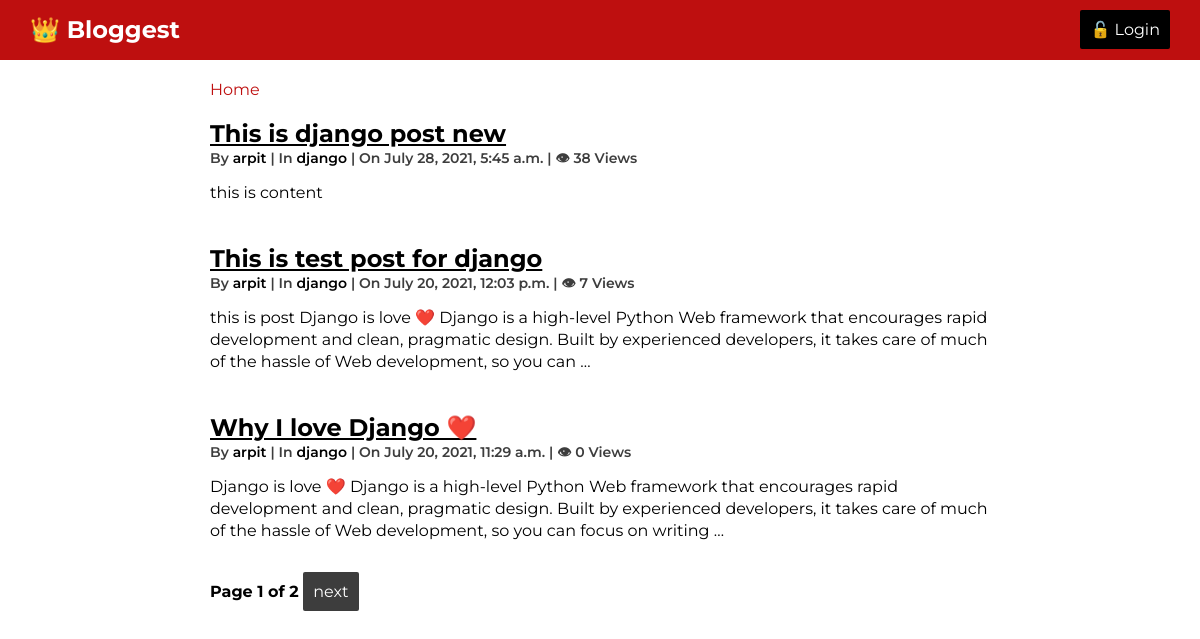
Before: / with the older database file.
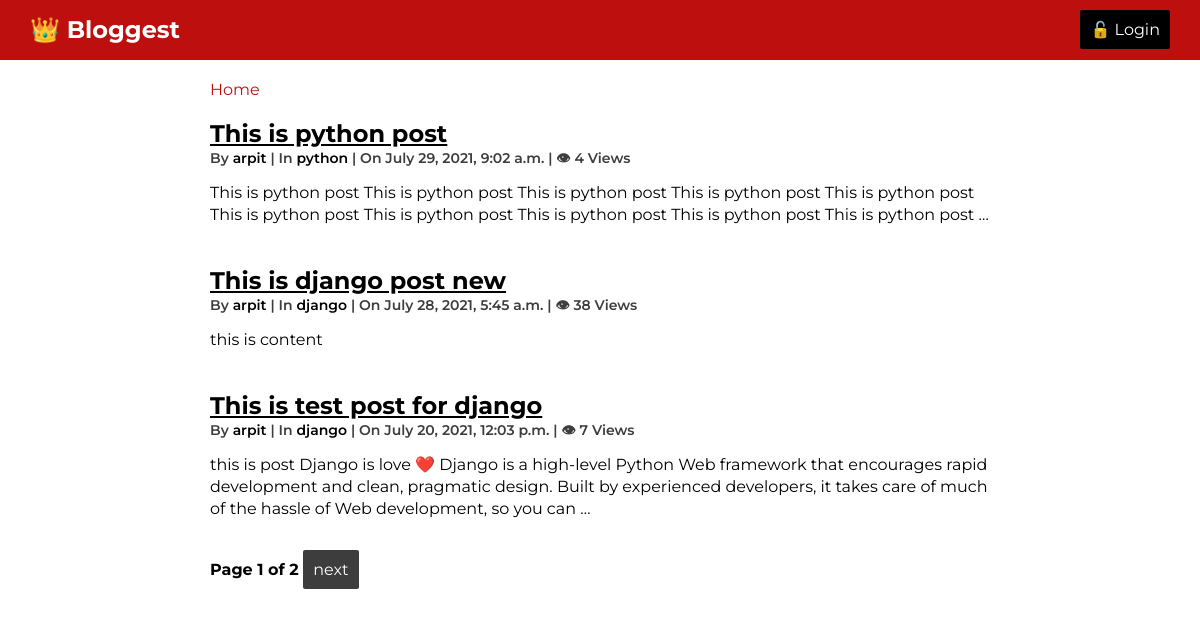
After: the same page with the newer database file.
### blog/models.py (models this page shows, shortened)
class Post(models.Model):
    title = models.CharField(max_length=200)
    content = models.TextField()
    pub_date = models.DateTimeField(auto_now_add=True)
    view_count = models.PositiveIntegerField(default=0)
    author = models.ForeignKey(User, on_delete=models.CASCADE)
    category = models.ForeignKey(Category, on_delete=models.CASCADE)

class Category(models.Model):
    name = models.CharField(max_length=100, unique=True)
    creator = models.ForeignKey(User, on_delete=models.CASCADE)
    class Meta:
        verbose_name_plural = "Categories"
    def __str__(self):
        return self.name

### blog/views.py (the view)
# urls.py: path('', views.Home.as_view(), name="home"),
class Home(ListView):
    model = Post
    template_name = "blog/home.html"
    context_object_name = 'posts'
    ordering = '-pub_date'
    paginate_by = 3

### templates/blog/home.html
{% extends 'base.html' %}
{% block content %}
    {% for post in posts %}
        <div class="blog-item">
            <h2>
                <a href="{% url 'post_detail' post.id %}">{{ post.title }}</a>
                </h2>
                <div class="info">
                    By <span><a href="#">{{ post.author }}</a></span> | In <span><a href="#">{{ post.category }}</a></span> | On <span>{{ post.pub_date }}</span> | &#x1f441 <span>{{ post.view_count }} Views</span>
                </div>
            <p>
                {{ post.content|truncatewords_html:40 }}
            </p>
        </div>
    {% empty %}
        <h4>There are no posts yet...</h4>
    {% endfor %}
    {% include 'blog/pagination_links.html' %}
{% endblock %}

### templates/base.html (shortened to what this page needs)
{% load static %}
<!DOCTYPE html>
<html lang="en">
<head>
    <link rel="stylesheet" href="{% static 'css/reset.css' %}">
    <link rel="stylesheet" href="{% static 'css/style.css' %}">
</head>
<body>
    <nav>
        <h2>&#x1f451 Bloggest</h2>
        {% if user.is_authenticated %}
        <p><a href="{% url 'logout' %}">&#128274 Logout</a></p>
        {% else %}
        <p><a href="{% url 'login' %}">&#128275 Login</a></p>
        {% endif %}
    </nav>
    <section class="content-wrapper">
        <div class="breadcrumb">
            <p>{% block breadcrumb %}<a href="{% url 'home' %}">Home</a>{% endblock %}</p>
        </div>
        {% block content %}
        {% endblock content %}
    </section>
</body>
</html>

### templates/blog/pagination_links.html (shortened to what this page needs)
<div class="pagination">
    <span class="step-links">
        <span class="current">
            Page {{ page_obj.number }} of {{ page_obj.paginator.num_pages }}
        </span>
        {% if page_obj.has_next %}
            <a href="?page={{ page_obj.next_page_number }}">next</a>
        {% endif %}
    </span>
</div>

### static/css/style.css (style rules this page uses)
:root { --primary: rgb(190, 15, 15); --primary-light: rgb(212, 47, 47); --secondary: #000; --light-dark: #3d3d3d; --lighter-dark: #5e5d5d; }
body { font-family: 'Montserrat', sans-serif; }
h2 { margin: 0; }
a { text-decoration: none; color: var(--secondary); }
nav { display: flex; background-color: var(--primary); color: #fff; line-height: 60px; padding: 0 30px; }
nav > h2, p { margin: 0; }
nav > p > a { color: #fff; padding: 10px; background-color: var(--secondary); border-radius: 2px; }
nav > h2 { margin-right: auto; }
.content-wrapper { display: grid; grid-template-columns: 1fr auto 1fr; padding: 0 30px; margin: 20px 0; }
.content-wrapper > div { grid-column: 2; max-width: 780px; margin: 20px 0; }
.content-wrapper > .breadcrumb { margin: 0; }
.breadcrumb a { color: var(--primary); }
.blog-item h2 a { color: var(--secondary); text-decoration: underline; }
.blog-item .info { margin-bottom: 10px; font-size: 14px; font-weight: 600; color: var(--light-dark); }
.blog-item p { line-height: 22px; }
.pagination a { padding: 10px; background-color: var(--light-dark); color: #fff; text-decoration: none; border-radius: 2px; }
.pagination .current { font-weight: 700; }

Changed rows visible on the page:
no longer on this page (row unchanged): Post: title "Why I love Django ❤️", author "arpit", category "django", pub_date "July 20, 2021, 11:29 a.m.", view_count "0", content "Django is love ❤️ Django is a high-level Python Web framework that encourages rapid development and clean, pragmatic design. Built by experienced developers, it takes care of much of the hassle of Web development, so you can focus on writing …"
added Post: title "This is python post", author "arpit", category "python", pub_date "July 29, 2021, 9:02 a.m.", view_count "4", content "This is python post This is python post This is python post This is python post This is python post This is python post This is python post This is python post This is python post This is python post …"
